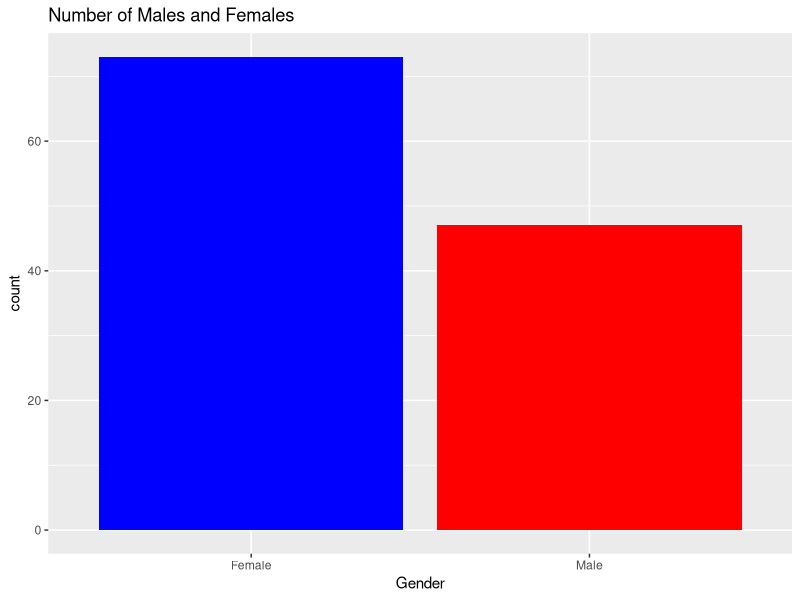
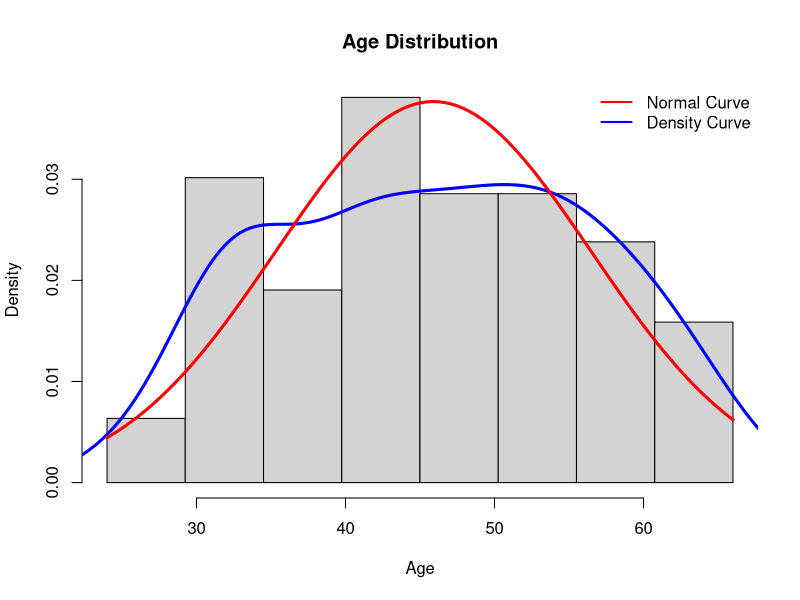
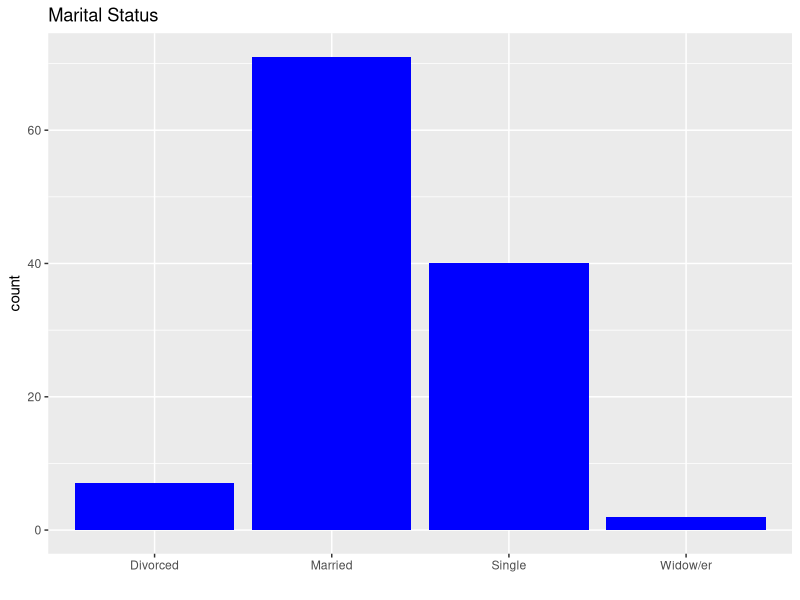
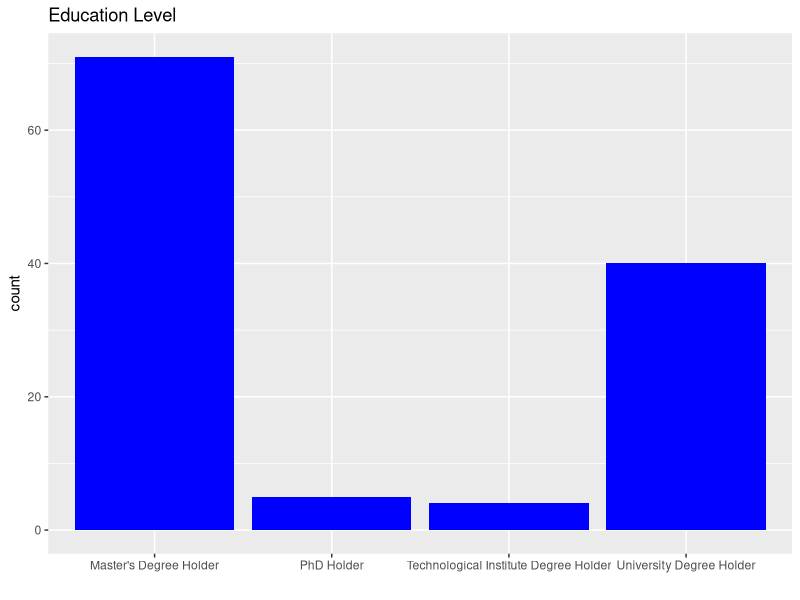
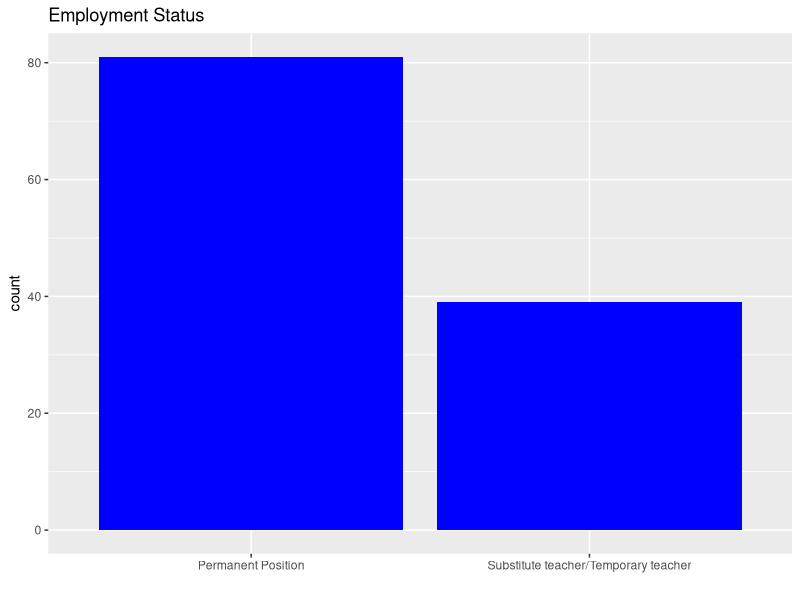

Write R code to recreate these figures, in order. (Note: this script raises an error after producing the figures.)
# Install necessary packages-libraries
install.packages("ggplot2")
library(ggplot2)

install.packages("psych")
library(psych)

install.packages("car")
library(car)

install.packages("tidyverse")
library(tidyverse)

# Change working directory
getwd()
setwd("C:/Users/admin/Desktop/Students R Project")

# Import dataset
data = read.csv("responses.csv")
data = subset(data,select = -c(Timestamp)) # Remove first column (Timestamp)

################################################################################
################################################################################
########################## Pre-processing ######################################
################################################################################
################################################################################

# Convert greek to english
english_colnames = c(
  "Gender", "Age", "Marital_Status", "Education_Level", "Employment_Status",
  "Years_of_Professional_Experience", "Leadership_Position",
  "If_I_have_a_work_problem_I_know_whom_to_contact",
  "I_have_good_relationship_with_colleagues", "I_feel_empty_at_the_end_of_school_day",
  "Lack_of_financial_resources_for_effective_task_execution",
  "I_feel_angry_with_someone_at_work",
  "I_behave_impersonally_towards_some_students",
  "I_utilize_my_skills_at_work", "Lately_I_argue_with_friends",
  "Recently_I_react_badly_to_things_that_did_not_bother_me_before",
  "Lately_I_make_mistakes_or_am_careless_at_work",
  "It_is_tiring_to_work_with_students_all_day", "Support_from_colleagues_exists",
  "Support_from_professional_bodies_exists",
  "Training_and_innovative_teaching_methods_are_part_of_my_work",
  "I_feel_comfortable_teaching_subjects_outside_my_specialty",
  "I_feel_trapped_in_workplace_cliques", "I_feel_my_teaching_is_effective",
  "My_students_do_not_understand_me", "I_struggle_to_remain_interested_in_teaching",
  "There_is_good_organization_from_management", "Support_from_parents_exists",
  "There_is_an_increased_number_of_students_per_class", "My_job_causes_me_stress",
  "Lately_I_get_angry_with_my_students", "I_can_understand_how_my_students_feel",
  "I_am_satisfied_with_my_chosen_profession", "I_feel_isolated_in_my_work_environment",
  "Work_thoughts_continue_after_school_day_ends",
  "I_have_good_relationship_with_my_students'_parents",
  "I_am_satisfied_with_the_classroom_psychological_climate",
  "I_have_more_workload_than_I_can_handle",
  "I_effectively_handle_students'_problems",
  "Limited_opportunities_for_professional_growth",
  "Working_with_students_causes_me_tension",
  "I_am_satisfied_with_my_salary", "Lately_I_feel_anxious",
  "I_have_help_with_important_things_I_need_to_do", "I_am_bored_with_my_job",
  "There_is_at_least_one_person_I_feel_comfortable_talking_to_about_work_problems")

colnames(data) = english_colnames

# Convert gender values to english
data$Gender = ifelse(data$Gender == "Άνδρας","Male","Female")

# Convert marital status values to english
data$Marital_Status = ifelse(data$Marital_Status == "Άγαμος/η","Single",
                             ifelse(data$Marital_Status == "Έγγαμος/η","Married",
                                    ifelse(data$Marital_Status == "Διαζευμένος/η","Divorced","Widow/er")))

# Convert education level values to english
data$Education_Level = ifelse(data$Education_Level == "Πτυχιούχος ΑΕΙ","University Degree Holder",
                              ifelse(data$Education_Level == "Κάτοχος Μεταπτυχιακού τίτλου","Master's Degree Holder",
                                     ifelse(data$Education_Level == "Κάτοχος Διδακτορικού τίτλου","PhD Holder","Technological Institute Degree Holder")))

# Convert employement status values to english
data$Employment_Status = ifelse(data$Employment_Status == "Μόνιμος","Permanent Position","Substitute teacher/Temporary teacher")

# Convert leadership values to english
data$Leadership_Position = ifelse(data$Leadership_Position == "Ναι", "Yes","No")

################################################################################
################################################################################
######################### Descriptive Statistics ###############################
################################################################################
################################################################################

# Barplot Number of Male/Female
ggplot(data = data,mapping = aes(x=Gender))+
  geom_bar(fill = c("blue","red"))+ggtitle(label = "Number of Males and Females")+
  xlab(label = "Gender")

# Count the number of male and females in the dataset
data %>% group_by(Gender) %>% summarise(n = n())

# Age Histogram
group_number = round(1+3.32*log10(120)) # 8 groups
group_width = diff(range(data$Age))/group_number # 5.25 width
breaks_age = seq(from = floor(min(data$Age)),to = ceiling(max(data$Age)),by = group_width)
hist(data$Age,breaks = breaks_age,probability = "True", main = "Age Distribution", xlab = "Age")
lines(density(data$Age),lwd = 3, col= "blue")
curve(dnorm(x,mean = mean(data$Age),sd = sd(data$Age)), add = TRUE, lwd = 3, col = "red")
legend("topright", legend = c("Normal Curve", "Density Curve"), col = c("red", "blue"), lwd = 2, bty = "n")

# summary age
summary(data$Age)

# Barplot Marriage situation
ggplot(data = data, mapping = aes(x = Marital_Status))+
  geom_bar(fill = "blue")+
  ggtitle(label = "Marital Status")+xlab(label = "")

data %>% group_by(Marital_Status) %>% summarise(n = n())

# Barplot Education
ggplot(data = data, mapping = aes(x = Education_Level))+
  geom_bar(fill = "blue")+
  ggtitle(label = "Education Level")+xlab(label = "")

# Barplot Job situation
ggplot(data = data, mapping = aes(x = Employment_Status))+
  geom_bar(fill = "blue")+
  ggtitle(label = "Employment Status")+xlab(label = "")

# Histogram Job Experience 
group_number_exp = round(1+3.32*log10(120)) # 8 groups
group_width_exp = diff(range(data$Χρόνια.Συναφούς.Επαγγελματικής.Εμπειρίας))/group_number_exp # 4.75
breaks_exp = seq(from = floor(min(data$Χρόνια.Συναφούς.Επαγγελματικής.Εμπειρίας)),to = ceiling(max(data$Χρόνια.Συναφούς.Επαγγελματικής.Εμπειρίας)),by = group_width_exp)
hist(data$Χρόνια.Συναφούς.Επαγγελματικής.Εμπειρίας,breaks = breaks_exp, main = "Χρόνια Συναφούς Επαγγελματικής Εμπειρίας", xlab = "", ylab = "Συχνότητα",col = "blue")

# Bar Plot Leadership
ggplot(data = data, mapping = aes(x = Leadership_Position))+
  geom_bar(fill = "blue")+
  ggtitle(label = "Leadership Position")+xlab(label = "")


